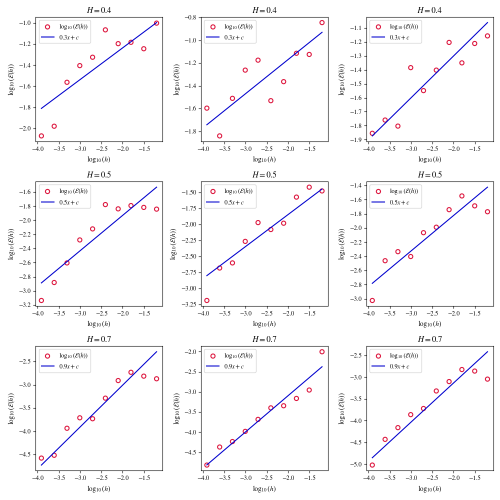
#> input picture examples/rde_example/rde_example.png, 1000 x 1000 px (shown at 1/2 size)
$ python -i compose_12up_pages.py   (imports and definitions only)
#> lines starting #> are read from the running program, lines starting #| are printed output that depends on the picture; after the words box and inside, x2 and y2 are one past the last pixel; in counts of white or black regions, pixels touching at a corner belong together
#> further down, picture is the input picture: PIL image 1000x1000 RGBA; mean R, G, B, A 247.9, 246.8, 248.3, 255
"""Compose fBm convergence panels into manuscript-ready summary PDFs.

The committed convergence outputs are one 2x2 PDF per Hurst value. This
script rearranges those files without rerunning the stochastic experiments.
By default it writes one 24-panel portrait page containing both Euclidean and
SO(3) results. It can also write the two older 12-panel pages separately.

This is intentionally a compositor rather than a rerun of the stochastic
experiments. It keeps the plotted data exactly as committed in
``experiments/convergence_fbm/results`` (SO(3)) and
``neurips/convergence_fbm/results`` (Euclidean).
"""

from __future__ import annotations

import argparse
import os
import shutil
import subprocess
import tempfile
from pathlib import Path

# [1 line not run here, left out]

import matplotlib.pyplot as plt
import numpy as np
from PIL import Image

SCRIPT_DIR = Path(__file__).resolve().parent
EXPERIMENT_DIR = SCRIPT_DIR.parent
DEFAULT_RESULTS_DIR = EXPERIMENT_DIR / "results"
DEFAULT_EUCLIDEAN_RESULTS_DIR = (
    EXPERIMENT_DIR.parents[1] / "neurips/convergence_fbm/results"
)

HURSTS = (0.4, 0.5, 0.6)
H_CODES = (40, 50, 60)

KINDS = {
    "euclidean": {
        "prefix": "ees_stochastic_convergence",
        "output": "ees_stochastic_convergence_12up.pdf",
    },
    "so3": {
        "prefix": "cfees_stochastic_convergence",
        "output": "cfees_stochastic_convergence_12up.pdf",
    },
}
COMBINED_OUTPUT = "convergence_fbm_24up.pdf"


# [22 lines left out: function render_pdf, not called in this run]


def content_box(
    image: Image.Image,
    pad: int = 18,
    threshold: int = 248,
) -> tuple[int, int, int, int]:
    """Return the non-white content box as left, upper, right, lower pixels."""
#> called with pad = 18, threshold = 248
    rgba = image.convert("RGBA")
    arr = np.asarray(rgba)

    alpha = arr[..., 3]
#> alpha: shape (1000, 1000); every value is 255
    rgb = arr[..., :3]
    non_white = (alpha > 16) & np.any(rgb < threshold, axis=-1)
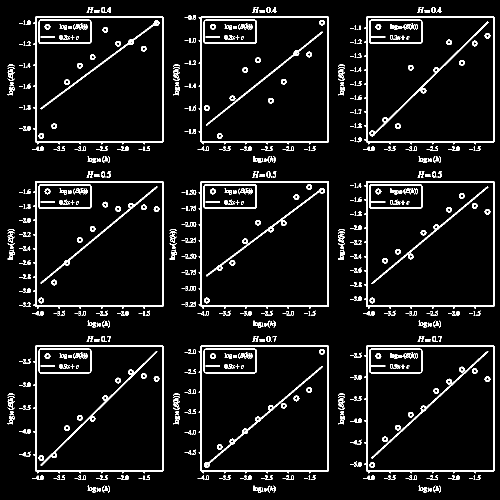
#> non_white: shape (1000, 1000) bool (shown at 1/2 size); 7.3% white; 706 white regions (136 under 20 px), largest, box (x1, y1, x2, y2) and area: (728, 33, 989, 289) 3164, (66, 362, 327, 618) 3164, (728, 362, 989, 618) 3164
    if not np.any(non_white):
        return (0, 0, rgba.width, rgba.height)

    ys, xs = np.where(non_white)
    left = max(int(xs.min()) - pad, 0)
#> left = 0
    upper = max(int(ys.min()) - pad, 0)
#> upper = 0
    right = min(int(xs.max()) + pad + 1, rgba.width)
#> right = 1000
    lower = min(int(ys.max()) + pad + 1, rgba.height)
#> lower = 1000
    return (left, upper, right, lower)


def trim_whitespace(
    image: Image.Image, pad: int = 18, threshold: int = 248
) -> Image.Image:
    """Trim white/transparent margins while retaining a small padding."""
    rgba = image.convert("RGBA")
    left, upper, right, lower = content_box(rgba, pad=pad, threshold=threshold)
#> left = 0; upper = 0; right = 1000; lower = 1000
    return rgba.crop((left, upper, right, lower))


# [62 lines left out: functions split_2x2_page, load_panels, panel_trims, not called in this run]


def tex_path(path: Path) -> str:
    return str(path.resolve()).replace("\\", "/")


# [325 lines left out: functions compose_vector_page, compose_vector_combined_page, compose_page, parse_args, main, not called in this run]


# [2 lines not run here, left out]

>>> from PIL import Image
>>> picture = Image.open('../../../examples/rde_example/rde_example.png')
>>> result = trim_whitespace(picture)
